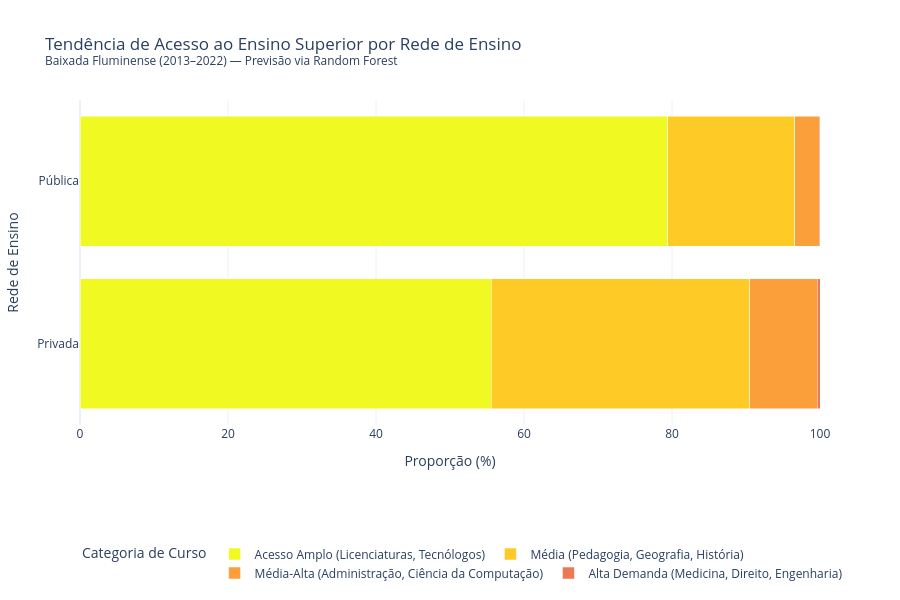

Write notebook code for a chart like this one.
### Markdown cell above
---
## 3B.6 — Previsão de Categoria de Curso por Rede de Ensino (Classificação ML)

**Pergunta de Pesquisa (c):** Dado o perfil de um aluno da Baixada Fluminense (notas, rede de ensino, renda, município), qual é a categoria de curso universitário com maior probabilidade de corresponder ao seu desempenho?

**Estratégia metodológica — score de corte histórico:**  
Como os microdados do SISU não têm identificador do aluno vinculado aos microdados do ENEM (o INEP anonimiza ambos por privacidade), usamos uma abordagem indireta baseada em **notas de corte históricas do SISU** como proxy de correspondência:
1. Definimos 4 categorias de cursos com base nas faixas de corte médias históricas no SISU nacional.
2. Classificamos cada candidato do ENEM na categoria correspondente à sua nota média.
3. Treinamos um **Random Forest Classifier** para prever essa categoria com base nas features do aluno.
4. Analisamos as probabilidades preditas por rede de ensino.

**Categorias de curso (por nota de corte):**

| Categoria | Faixa de Nota | Exemplos | Competitividade |
|---|:---:|---|:---:|
| 🔴 Acesso Amplo | < 540 pts | Licenciaturas, Tecnólogos | Baixa |
| 🟠 Média | 540–619 pts | Pedagogia Federal, História, Ciências Sociais | Moderada |
| 🟡 Média-Alta | 620–699 pts | Administração, Ciência da Computação | Alta |
| 🟢 Alta Demanda | ≥ 700 pts | Medicina, Direito, Engenharia | Muito Alta |

**Filtros aplicados:** Apenas candidatos presentes em *todas* as provas, com escola definida, excluindo treineiros (`IN_TREINEIRO=0`).

### Code cell
# ─── 1. Carregar ENEM ───────────────────────────────────────────────────────
df_enem_raw = pd.read_parquet('../curated/parquet/enem/dataset_enem_microdados_baixada.parquet')

# Filtrar só alunos presentes em todos os dias e com escola definida
df_enem_raw = df_enem_raw[
    (df_enem_raw['TP_PRESENCA_CN'] == 1) &
    (df_enem_raw['TP_PRESENCA_CH'] == 1) &
    (df_enem_raw['TP_PRESENCA_LC'] == 1) &
    (df_enem_raw['TP_PRESENCA_MT'] == 1) &
    (df_enem_raw['TP_DEPENDENCIA_ADM_ESC'].notna()) &
    (df_enem_raw['IN_TREINEIRO'] == 0)  # excluir treineiros
].copy()

# Criar label de rede de ensino
df_enem_raw['REDE'] = df_enem_raw['TP_DEPENDENCIA_ADM_ESC'].apply(
    lambda x: 'Privada' if x == 4.0 else 'Pública'
)

# ─── 2. Definir categorias de curso por faixa de nota de corte SISU ────────
# Baseado nas médias históricas de notas de corte do SISU no Brasil
def categorizar_curso_por_nota(nota_media):
    """Classifica o acesso potencial com base na nota média objetiva."""
    if nota_media >= 700:
        return 'Alta Demanda (Medicina, Direito, Engenharia)'
    elif nota_media >= 620:
        return 'Média-Alta (Administração, Ciência da Computação)'
    elif nota_media >= 540:
        return 'Média (Pedagogia, Geografia, História)'
    else:
        return 'Acesso Amplo (Licenciaturas, Tecnólogos)'

df_enem_raw['CATEGORIA_ACESSO'] = df_enem_raw['NOTA_MEDIA_OBJ'].apply(categorizar_curso_por_nota)

# ─── 3. Preparar features para o classificador ──────────────────────────────
features_clf = ['NU_NOTA_CN', 'NU_NOTA_CH', 'NU_NOTA_LC', 'NU_NOTA_MT', 'NU_NOTA_REDACAO', 'RENDA_FAMILIAR']
df_clf = df_enem_raw[features_clf + ['REDE', 'CATEGORIA_ACESSO']].dropna()

# Encode renda e target
le_renda = LabelEncoder()
le_cat = LabelEncoder()
df_clf = df_clf.copy()
df_clf['RENDA_ENC'] = le_renda.fit_transform(df_clf['RENDA_FAMILIAR'])
df_clf['TARGET'] = le_cat.fit_transform(df_clf['CATEGORIA_ACESSO'])

X = df_clf[['NU_NOTA_CN', 'NU_NOTA_CH', 'NU_NOTA_LC', 'NU_NOTA_MT', 'NU_NOTA_REDACAO', 'RENDA_ENC']]
y = df_clf['TARGET']

X_train, X_test, y_train, y_test = train_test_split(X, y, test_size=0.2, random_state=42, stratify=y)

# ─── 4. Treinar Random Forest Classifier ────────────────────────────────────
clf = RandomForestClassifier(n_estimators=100, max_depth=8, random_state=42, n_jobs=-1)
clf.fit(X_train, y_train)

print('Relatório de Classificação (validação 20%):')
print(classification_report(y_test, clf.predict(X_test), target_names=le_cat.classes_))

# ─── 5. Predizer categoria para TODOS os alunos e cruzar com REDE ───────────
df_clf = df_clf.copy()
df_clf['CATEGORIA_PREDITA'] = le_cat.inverse_transform(clf.predict(X))

# ─── 6. Distribuição de categorias por REDE ─────────────────────────────────
dist_rede = df_clf.groupby(['REDE', 'CATEGORIA_PREDITA']).size().reset_index(name='Contagem')
total_por_rede = df_clf.groupby('REDE').size().reset_index(name='Total')
dist_rede = dist_rede.merge(total_por_rede, on='REDE')
dist_rede['Proporção (%)'] = (dist_rede['Contagem'] / dist_rede['Total'] * 100).round(1)

# ─── 7. Gráfico: Proporção de categorias por rede ───────────────────────────
ordem_cats = [
    'Acesso Amplo (Licenciaturas, Tecnólogos)',
    'Média (Pedagogia, Geografia, História)',
    'Média-Alta (Administração, Ciência da Computação)',
    'Alta Demanda (Medicina, Direito, Engenharia)'
]
fig = px.bar(
    dist_rede,
    x='Proporção (%)',
    y='REDE',
    color='CATEGORIA_PREDITA',
    orientation='h',
    barmode='stack',
    category_orders={'CATEGORIA_PREDITA': ordem_cats},
    color_discrete_sequence=px.colors.sequential.Plasma_r,
    title='Tendência de Acesso ao Ensino Superior por Rede de Ensino<br><sup>Baixada Fluminense (2013–2022) — Previsão via Random Forest</sup>',
    labels={'REDE': 'Rede de Ensino', 'CATEGORIA_PREDITA': 'Categoria de Curso'},
    template='plotly_white',
    height=600
)
fig.update_layout(
    legend=dict(orientation='h', yanchor='bottom', y=-0.5, xanchor='left', x=0),
    xaxis_range=[0, 100]
)
fig.write_image('../output/modelos/3b6_tendencia_cursos_rede.png')
fig.show()

# ─── 8. Tabela-resumo comparativa ───────────────────────────────────────────
print('\nTabela: Proporção de categoria predita por rede (%):')
tabela_rede = dist_rede.pivot_table(values='Proporção (%)', index='CATEGORIA_PREDITA', columns='REDE').fillna(0)
display(tabela_rede.style.format('{:.1f}%').background_gradient(cmap='RdYlGn', axis=1))

### Figure 1 — Plotly figure (JSON) as saved in the notebook; plotly's stock layout.template omitted (floating-point values rounded to 4 significant figures)
{"data": [{"hovertemplate": "Categoria de Curso=Acesso Amplo (Licenciaturas, Tecnólogos)<br>Proporção (%)=%{x}<br>Rede de Ensino=%{y}<extra></extra>", "legendgroup": "Acesso Amplo (Licenciaturas, Tecnólogos)", "marker": {"color": "#f0f921", "pattern": {"shape": ""}}, "name": "Acesso Amplo (Licenciaturas, Tecnólogos)", "orientation": "h", "showlegend": true, "textposition": "auto", "type": "bar", "x": [55.6, 79.4], "xaxis": "x", "y": ["Privada", "Pública"], "yaxis": "y"}, {"hovertemplate": "Categoria de Curso=Média (Pedagogia, Geografia, História)<br>Proporção (%)=%{x}<br>Rede de Ensino=%{y}<extra></extra>", "legendgroup": "Média (Pedagogia, Geografia, História)", "marker": {"color": "#fdca26", "pattern": {"shape": ""}}, "name": "Média (Pedagogia, Geografia, História)", "orientation": "h", "showlegend": true, "textposition": "auto", "type": "bar", "x": [34.9, 17.2], "xaxis": "x", "y": ["Privada", "Pública"], "yaxis": "y"}, {"hovertemplate": "Categoria de Curso=Média-Alta (Administração, Ciência da Computação)<br>Proporção (%)=%{x}<br>Rede de Ensino=%{y}<extra></extra>", "legendgroup": "Média-Alta (Administração, Ciência da Computação)", "marker": {"color": "#fb9f3a", "pattern": {"shape": ""}}, "name": "Média-Alta (Administração, Ciência da Computação)", "orientation": "h", "showlegend": true, "textposition": "auto", "type": "bar", "x": [9.1, 3.3], "xaxis": "x", "y": ["Privada", "Pública"], "yaxis": "y"}, {"hovertemplate": "Categoria de Curso=Alta Demanda (Medicina, Direito, Engenharia)<br>Proporção (%)=%{x}<br>Rede de Ensino=%{y}<extra></extra>", "legendgroup": "Alta Demanda (Medicina, Direito, Engenharia)", "marker": {"color": "#ed7953", "pattern": {"shape": ""}}, "name": "Alta Demanda (Medicina, Direito, Engenharia)", "orientation": "h", "showlegend": true, "textposition": "auto", "type": "bar", "x": [0.4, 0.1], "xaxis": "x", "y": ["Privada", "Pública"], "yaxis": "y"}], "layout": {"barmode": "stack", "height": 600, "legend": {"orientation": "h", "title": {"text": "Categoria de Curso"}, "tracegroupgap": 0, "x": 0, "xanchor": "left", "y": -0.5, "yanchor": "bottom"}, "title": {"text": "Tendência de Acesso ao Ensino Superior por Rede de Ensino<br><sup>Baixada Fluminense (2013–2022) — Previsão via Random Forest</sup>"}, "xaxis": {"anchor": "y", "domain": [0, 1], "range": [0, 100], "title": {"text": "Proporção (%)"}}, "yaxis": {"anchor": "x", "domain": [0, 1], "title": {"text": "Rede de Ensino"}}}}
